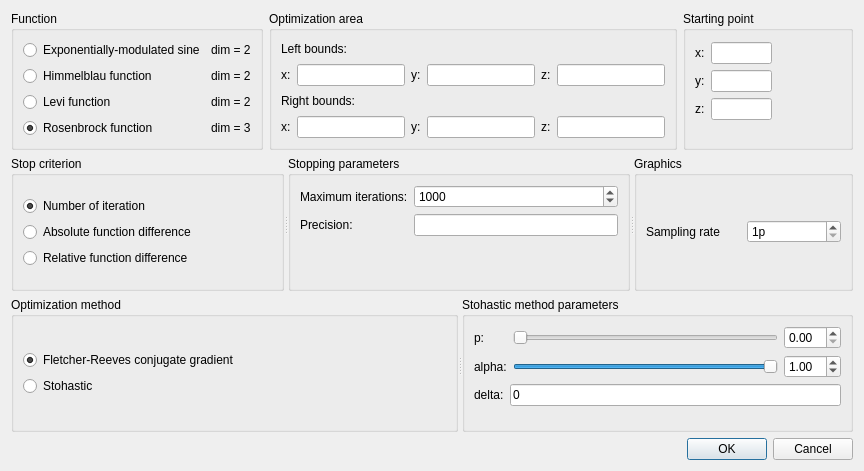
<?xml version="1.0" encoding="UTF-8"?>
<ui version="4.0">
 <class>Settings</class>
 <widget class="QDialog" name="Settings">
  <property name="geometry">
   <rect>
    <x>0</x>
    <y>0</y>
    <width>864</width>
    <height>471</height>
   </rect>
  </property>
  <property name="windowTitle">
   <string>Dialog</string>
  </property>
  <layout class="QGridLayout" name="gridLayout">
   <item row="0" column="2">
    <widget class="QGroupBox" name="groupBox_5">
     <property name="title">
      <string>Starting point</string>
     </property>
     <widget class="QWidget" name="layoutWidget">
      <property name="geometry">
       <rect>
        <x>12</x>
        <y>31</y>
        <width>77</width>
        <height>111</height>
       </rect>
      </property>
      <layout class="QFormLayout" name="formLayout_2">
       <item row="0" column="0">
        <widget class="QLabel" name="label_10">
         <property name="text">
          <string>x:</string>
         </property>
        </widget>
       </item>
       <item row="0" column="1">
        <widget class="QLineEdit" name="start_x"/>
       </item>
       <item row="1" column="0">
        <widget class="QLabel" name="label_13">
         <property name="text">
          <string>y:</string>
         </property>
        </widget>
       </item>
       <item row="1" column="1">
        <widget class="QLineEdit" name="start_y"/>
       </item>
       <item row="2" column="0">
        <widget class="QLabel" name="label_start_z">
         <property name="text">
          <string>z:</string>
         </property>
        </widget>
       </item>
       <item row="2" column="1">
        <widget class="QLineEdit" name="start_z"/>
       </item>
      </layout>
     </widget>
    </widget>
   </item>
   <item row="0" column="1">
    <widget class="QGroupBox" name="groupBox_3">
     <property name="title">
      <string>Optimization area</string>
     </property>
     <layout class="QHBoxLayout" name="horizontalLayout_4">
      <item>
       <layout class="QVBoxLayout" name="verticalLayout_4">
        <item>
         <widget class="QLabel" name="label_5">
          <property name="text">
           <string>Left bounds:</string>
          </property>
         </widget>
        </item>
        <item>
         <layout class="QHBoxLayout" name="horizontalLayout_2">
          <item>
           <widget class="QLabel" name="label_7">
            <property name="text">
             <string>x:</string>
            </property>
           </widget>
          </item>
          <item>
           <widget class="QLineEdit" name="lb_x"/>
          </item>
          <item>
           <widget class="QLabel" name="label_8">
            <property name="text">
             <string>y:</string>
            </property>
           </widget>
          </item>
          <item>
           <widget class="QLineEdit" name="lb_y"/>
          </item>
          <item>
           <widget class="QLabel" name="label_lb_z">
            <property name="text">
             <string>z:</string>
            </property>
           </widget>
          </item>
          <item>
           <widget class="QLineEdit" name="lb_z"/>
          </item>
         </layout>
        </item>
        <item>
         <widget class="QLabel" name="label_6">
          <property name="text">
           <string>Right bounds:</string>
          </property>
         </widget>
        </item>
        <item>
         <layout class="QHBoxLayout" name="horizontalLayout_3">
          <item>
           <widget class="QLabel" name="label_11">
            <property name="text">
             <string>x:</string>
            </property>
           </widget>
          </item>
          <item>
           <widget class="QLineEdit" name="rb_x"/>
          </item>
          <item>
           <widget class="QLabel" name="label_12">
            <property name="text">
             <string>y:</string>
            </property>
           </widget>
          </item>
          <item>
           <widget class="QLineEdit" name="rb_y"/>
          </item>
          <item>
           <widget class="QLabel" name="label_rb_z">
            <property name="text">
             <string>z:</string>
            </property>
           </widget>
          </item>
          <item>
           <widget class="QLineEdit" name="rb_z"/>
          </item>
         </layout>
        </item>
       </layout>
      </item>
     </layout>
    </widget>
   </item>
   <item row="4" column="0" colspan="3">
    <widget class="QSplitter" name="splitter_2">
     <property name="orientation">
      <enum>Qt::Horizontal</enum>
     </property>
     <widget class="QGroupBox" name="groupBox_6">
      <property name="title">
       <string>Optimization method</string>
      </property>
      <layout class="QVBoxLayout" name="verticalLayout_10">
       <item>
        <layout class="QVBoxLayout" name="method_layout">
         <item>
          <widget class="QRadioButton" name="fr_method">
           <property name="text">
            <string>Fletcher-Reeves conjugate gradient</string>
           </property>
           <property name="checked">
            <bool>true</bool>
           </property>
          </widget>
         </item>
         <item>
          <widget class="QRadioButton" name="stohastic_method">
           <property name="text">
            <string>Stohastic</string>
           </property>
          </widget>
         </item>
        </layout>
       </item>
      </layout>
     </widget>
     <widget class="QGroupBox" name="stohastic_parameters_box">
      <property name="title">
       <string>Stohastic method parameters</string>
      </property>
      <layout class="QVBoxLayout" name="verticalLayout_6">
       <item>
        <layout class="QVBoxLayout" name="verticalLayout_9">
         <item>
          <layout class="QGridLayout" name="gridLayout_2">
           <item row="1" column="2">
            <widget class="QDoubleSpinBox" name="alpha_spin">
             <property name="value">
              <double>1.000000000000000</double>
             </property>
            </widget>
           </item>
           <item row="0" column="1">
            <widget class="QSlider" name="p_slider">
             <property name="maximum">
              <number>99</number>
             </property>
             <property name="orientation">
              <enum>Qt::Horizontal</enum>
             </property>
            </widget>
           </item>
           <item row="0" column="0">
            <widget class="QLabel" name="label_14">
             <property name="toolTip">
              <string>probability of generating a point inside the vicinity of the last point</string>
             </property>
             <property name="whatsThis">
              <string/>
             </property>
             <property name="accessibleDescription">
              <string/>
             </property>
             <property name="text">
              <string>p:</string>
             </property>
            </widget>
           </item>
           <item row="1" column="1">
            <widget class="QSlider" name="alpha_slider">
             <property name="minimum">
              <number>1</number>
             </property>
             <property name="maximum">
              <number>100</number>
             </property>
             <property name="value">
              <number>100</number>
             </property>
             <property name="orientation">
              <enum>Qt::Horizontal</enum>
             </property>
            </widget>
           </item>
           <item row="1" column="0">
            <widget class="QLabel" name="label_16">
             <property name="toolTip">
              <string>delta reduction rate</string>
             </property>
             <property name="text">
              <string>alpha:</string>
             </property>
            </widget>
           </item>
           <item row="0" column="2">
            <widget class="QDoubleSpinBox" name="p_spin">
             <property name="maximum">
              <double>1.000000000000000</double>
             </property>
             <property name="singleStep">
              <double>0.010000000000000</double>
             </property>
            </widget>
           </item>
          </layout>
         </item>
         <item>
          <layout class="QFormLayout" name="formLayout_3">
           <item row="0" column="0">
            <widget class="QLabel" name="label_15">
             <property name="toolTip">
              <string>radius of the ball in the Chebyshev metric in which the new point might be generated with probability p</string>
             </property>
             <property name="text">
              <string>delta:</string>
             </property>
            </widget>
           </item>
           <item row="0" column="1">
            <widget class="QLineEdit" name="delta">
             <property name="text">
              <string>0</string>
             </property>
            </widget>
           </item>
          </layout>
         </item>
        </layout>
       </item>
      </layout>
     </widget>
    </widget>
   </item>
   <item row="5" column="2">
    <widget class="QDialogButtonBox" name="buttonBox">
     <property name="orientation">
      <enum>Qt::Horizontal</enum>
     </property>
     <property name="standardButtons">
      <set>QDialogButtonBox::Cancel|QDialogButtonBox::Ok</set>
     </property>
    </widget>
   </item>
   <item row="0" column="0">
    <widget class="QGroupBox" name="groupBox">
     <property name="title">
      <string>Function</string>
     </property>
     <layout class="QVBoxLayout" name="verticalLayout_11">
      <item>
       <layout class="QHBoxLayout" name="horizontalLayout">
        <item>
         <layout class="QVBoxLayout" name="verticalLayout">
          <item>
           <widget class="QRadioButton" name="rad1_exp_sin">
            <property name="text">
             <string>Exponentially-modulated sine</string>
            </property>
           </widget>
          </item>
          <item>
           <widget class="QRadioButton" name="rad1_himmelblau">
            <property name="text">
             <string>Himmelblau function</string>
            </property>
           </widget>
          </item>
          <item>
           <widget class="QRadioButton" name="rad1_levi">
            <property name="text">
             <string>Levi function</string>
            </property>
           </widget>
          </item>
          <item>
           <widget class="QRadioButton" name="rad1_rosenbrock">
            <property name="text">
             <string>Rosenbrock function</string>
            </property>
            <property name="checkable">
             <bool>true</bool>
            </property>
            <property name="checked">
             <bool>true</bool>
            </property>
           </widget>
          </item>
         </layout>
        </item>
        <item>
         <layout class="QVBoxLayout" name="verticalLayout_3">
          <item>
           <widget class="QLabel" name="label_2">
            <property name="text">
             <string>dim = 2</string>
            </property>
           </widget>
          </item>
          <item>
           <widget class="QLabel" name="label">
            <property name="text">
             <string>dim = 2</string>
            </property>
           </widget>
          </item>
          <item>
           <widget class="QLabel" name="label_3">
            <property name="text">
             <string>dim = 2</string>
            </property>
           </widget>
          </item>
          <item>
           <widget class="QLabel" name="label_4">
            <property name="text">
             <string>dim = 3</string>
            </property>
           </widget>
          </item>
         </layout>
        </item>
       </layout>
      </item>
     </layout>
    </widget>
   </item>
   <item row="3" column="0" colspan="3">
    <widget class="QSplitter" name="splitter">
     <property name="orientation">
      <enum>Qt::Horizontal</enum>
     </property>
     <widget class="QGroupBox" name="groupBox_2">
      <property name="title">
       <string>Stop criterion</string>
      </property>
      <layout class="QVBoxLayout" name="verticalLayout_8">
       <item>
        <layout class="QVBoxLayout" name="verticalLayout_2">
         <item>
          <widget class="QRadioButton" name="rad2_it_num">
           <property name="text">
            <string>Number of iteration</string>
           </property>
           <property name="checked">
            <bool>true</bool>
           </property>
          </widget>
         </item>
         <item>
          <widget class="QRadioButton" name="rad2_abs_diff">
           <property name="text">
            <string>Absolute function difference</string>
           </property>
           <property name="checked">
            <bool>false</bool>
           </property>
          </widget>
         </item>
         <item>
          <widget class="QRadioButton" name="rad2_rel_diff">
           <property name="text">
            <string>Relative function difference</string>
           </property>
          </widget>
         </item>
        </layout>
       </item>
      </layout>
     </widget>
     <widget class="QGroupBox" name="groupBox_4">
      <property name="title">
       <string>Stopping parameters</string>
      </property>
      <layout class="QFormLayout" name="formLayout">
       <item row="0" column="0">
        <widget class="QLabel" name="label_9">
         <property name="text">
          <string>Maximum iterations:</string>
         </property>
        </widget>
       </item>
       <item row="0" column="1">
        <widget class="QSpinBox" name="max_iter">
         <property name="minimum">
          <number>1</number>
         </property>
         <property name="maximum">
          <number>999999999</number>
         </property>
         <property name="stepType">
          <enum>QAbstractSpinBox::AdaptiveDecimalStepType</enum>
         </property>
         <property name="value">
          <number>1000</number>
         </property>
        </widget>
       </item>
       <item row="1" column="0">
        <widget class="QLabel" name="label_precision">
         <property name="text">
          <string>Precision:</string>
         </property>
        </widget>
       </item>
       <item row="1" column="1">
        <widget class="QLineEdit" name="precision"/>
       </item>
      </layout>
     </widget>
     <widget class="QGroupBox" name="groupBox_7">
      <property name="title">
       <string>Graphics</string>
      </property>
      <layout class="QVBoxLayout" name="verticalLayout_5">
       <item>
        <layout class="QHBoxLayout" name="horizontalLayout_5">
         <item>
          <widget class="QLabel" name="label_17">
           <property name="toolTip">
            <string>Size of one pixel in function visualization grid</string>
           </property>
           <property name="text">
            <string>Sampling rate</string>
           </property>
          </widget>
         </item>
         <item>
          <widget class="QSpinBox" name="sampling_rate">
           <property name="suffix">
            <string>p</string>
           </property>
           <property name="minimum">
            <number>1</number>
           </property>
           <property name="maximum">
            <number>100</number>
           </property>
          </widget>
         </item>
        </layout>
       </item>
      </layout>
     </widget>
    </widget>
   </item>
  </layout>
 </widget>
 <resources/>
 <connections>
  <connection>
   <sender>buttonBox</sender>
   <signal>accepted()</signal>
   <receiver>Settings</receiver>
   <slot>accept()</slot>
   <hints>
    <hint type="sourcelabel">
     <x>248</x>
     <y>254</y>
    </hint>
    <hint type="destinationlabel">
     <x>157</x>
     <y>274</y>
    </hint>
   </hints>
  </connection>
  <connection>
   <sender>buttonBox</sender>
   <signal>rejected()</signal>
   <receiver>Settings</receiver>
   <slot>reject()</slot>
   <hints>
    <hint type="sourcelabel">
     <x>316</x>
     <y>260</y>
    </hint>
    <hint type="destinationlabel">
     <x>286</x>
     <y>274</y>
    </hint>
   </hints>
  </connection>
 </connections>
</ui>
